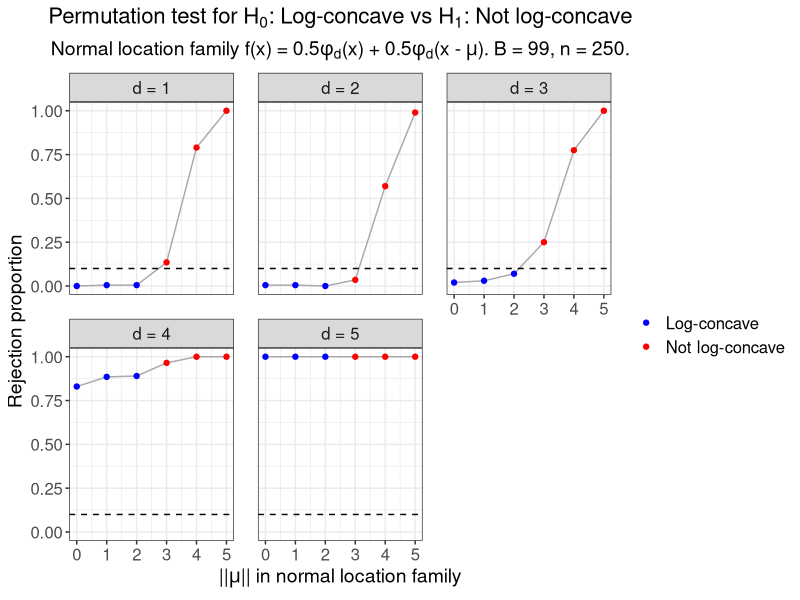

The R source for this figure:
# Create Figure 10 in appendix.
# Plot results from Cule et al. (2010) permutation test of
# H_0: log-concave versus H_1: not log-concave.
# Use two-component normal location model.

suppressMessages(library(data.table))
suppressMessages(library(tidyverse))
suppressMessages(library(gtable))
suppressMessages(library(cowplot))

# Create theme
paper_theme <- theme_bw() +
  theme(plot.title = element_text(hjust = 0.5, size = 16),
        plot.subtitle = element_text(hjust = 0.5, size = 14),
        legend.title = element_text(size = 14),
        axis.title = element_text(size = 14),
        legend.text = element_text(size = 12),
        axis.text = element_text(size = 12),
        strip.text = element_text(size = 12),
        panel.spacing = unit(1.2, "lines"))

# Function to position legend into wasted space.
# Source: https://stackoverflow.com/questions/54438495/shift-legend-into-empty-facets-of-a-faceted-plot-in-ggplot2
shift_legend <- function(p){
  
  # check if p is a valid object
  if(!"gtable" %in% class(p)){
    if("ggplot" %in% class(p)){
      gp <- ggplotGrob(p) # convert to grob
    } else {
      message("This is neither a ggplot object nor a grob generated from ggplotGrob. Returning original plot.")
      return(p)
    }
  } else {
    gp <- p
  }
  
  # check for unfilled facet panels
  facet.panels <- grep("^panel", gp[["layout"]][["name"]])
  empty.facet.panels <- sapply(facet.panels, function(i) "zeroGrob" %in% class(gp[["grobs"]][[i]]))
  empty.facet.panels <- facet.panels[empty.facet.panels]
  if(length(empty.facet.panels) == 0){
    message("There are no unfilled facet panels to shift legend into. Returning original plot.")
    return(p)
  }
  
  # establish extent of unfilled facet panels (including any axis cells in between)
  empty.facet.panels <- gp[["layout"]][empty.facet.panels, ]
  empty.facet.panels <- list(min(empty.facet.panels[["t"]]), min(empty.facet.panels[["l"]]),
                             max(empty.facet.panels[["b"]]), max(empty.facet.panels[["r"]]))
  names(empty.facet.panels) <- c("t", "l", "b", "r")
  
  # extract legend & copy over to location of unfilled facet panels
  guide.grob <- which(gp[["layout"]][["name"]] == "guide-box")
  if(length(guide.grob) == 0){
    message("There is no legend present. Returning original plot.")
    return(p)
  }
  gp <- gtable_add_grob(x = gp,
                        grobs = gp[["grobs"]][[guide.grob]],
                        t = empty.facet.panels[["t"]],
                        l = empty.facet.panels[["l"]],
                        b = empty.facet.panels[["b"]],
                        r = empty.facet.panels[["r"]],
                        name = "new-guide-box")
  
  # squash the original guide box's row / column (whichever applicable)
  # & empty its cell
  guide.grob <- gp[["layout"]][guide.grob, ]
  if(guide.grob[["l"]] == guide.grob[["r"]]){
    gp <- gtable_squash_cols(gp, cols = guide.grob[["l"]])
  }
  if(guide.grob[["t"]] == guide.grob[["b"]]){
    gp <- gtable_squash_rows(gp, rows = guide.grob[["t"]])
  }
  gp <- gtable_remove_grobs(gp, "guide-box")
  
  return(gp)
}

# Read in data
results <- fread("data/fig10_perm_test.csv")

# Get rejection proportion at each (d, mu_norm) combination
reject_df <- results %>% 
  filter(equal_space_mu == 0) %>% 
  group_by(n_obs, d, mu_norm, B) %>% 
  dplyr::summarise(reject_prop = mean(reject),
                   sim_count = n())

# Check parameters
stopifnot(unique(results$equal_space_mu) == 0,
          unique(results$B) == 99,
          unique(results$n_obs) == 250,
          sort(unique(results$mu_norm)) == 0:5,
          unique(reject_df$sim_count) == 200)

# Plot rejection proportions at B = 99 shuffles, n = 250.
perm_test_reject_n250 <- reject_df %>% 
  mutate(d = factor(d, levels = 1:5, 
                    labels = c("d = 1", "d = 2", "d = 3", "d = 4", "d = 5")),
         log_concave = 
           factor(mu_norm, levels = 0:5, 
                  labels = c("Log-concave", "Log-concave", "Log-concave", 
                             "Not log-concave", "Not log-concave", 
                             "Not log-concave"))) %>% 
  ggplot(aes(x = mu_norm, y = reject_prop, col = log_concave)) +
  facet_wrap(. ~ d) +
  geom_line(color = "darkgrey") +
  geom_point() +
  geom_hline(yintercept = 0.10, lty = "dashed") +
  labs(x = expression("||"*mu*"|| in normal location family"), 
       y = "Rejection proportion",
       col = "",
       title = expression("Permutation test for H"[0]*
                            ": Log-concave vs H"[1]*": Not log-concave"),
       subtitle = expression("Normal location family f(x) = 0.5"*phi[d]*"(x)"~
                               "+ 0.5"*phi[d]*"(x -"~mu*"). B = 99, n = 250.")) +
  scale_color_manual(values = c("blue", "red")) +
  paper_theme

#####################
##### Save plot #####
#####################

ggsave(plot = shift_legend(perm_test_reject_n250),
       filename = "plots/figure_10.pdf",
       width = 8, height = 5)
